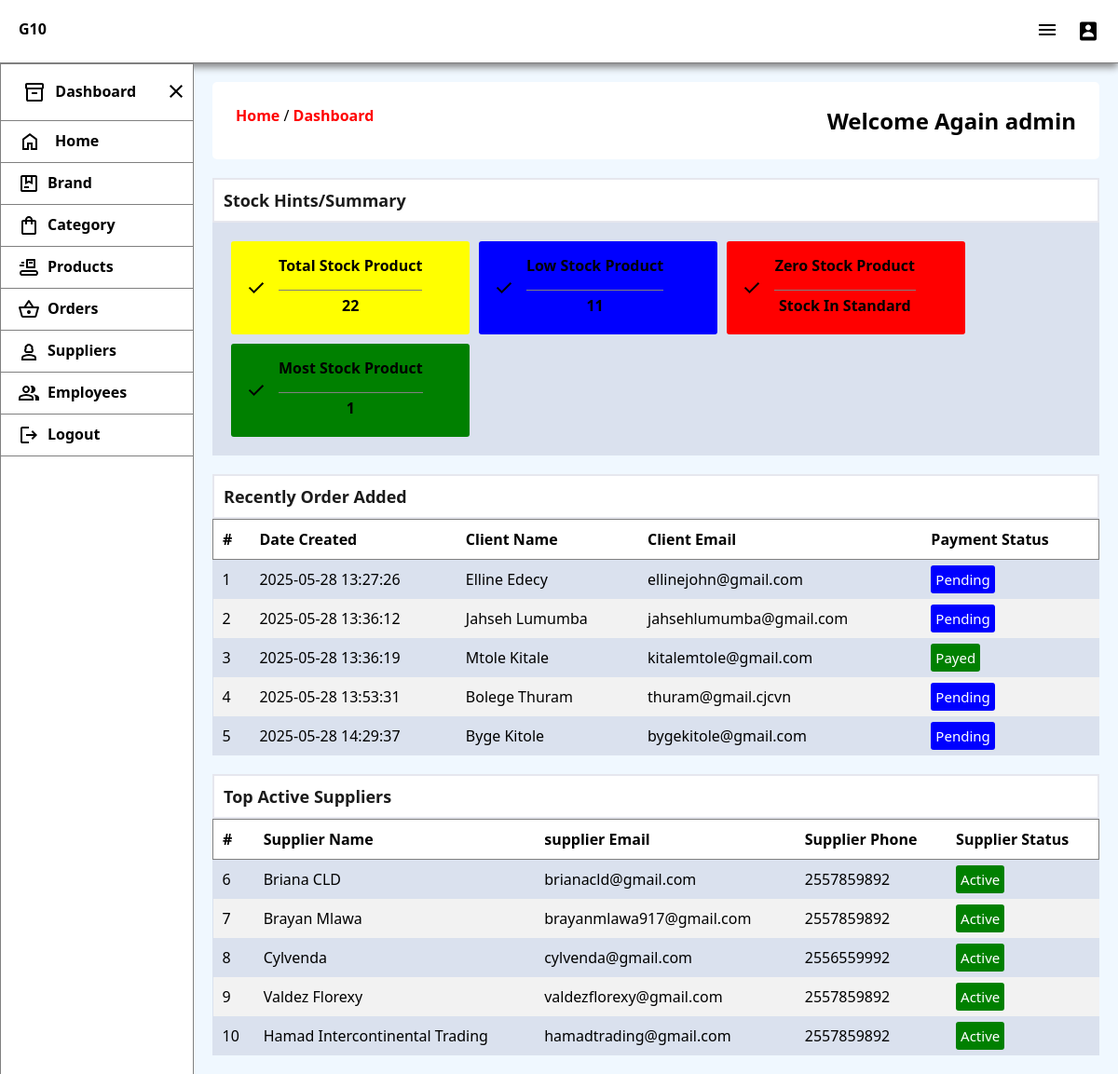
The app's page /Admin/Dashboard (signed in) with its own data.
### tables this page shows
CREATE TABLE IF NOT EXISTS `placed_orders` (
  `order_id` int(11) NOT NULL AUTO_INCREMENT,
  `employee_id` int(11) NOT NULL,
  `client_name` varchar(30) NOT NULL,
  `client_email` varchar(50) NOT NULL,
  `client_phone` varchar(30) NOT NULL,
  `subtotal` varchar(30) NOT NULL,
  `total_price` varchar(50) DEFAULT NULL,
  `total_items` int(11) NOT NULL,
  `payed_amount` varchar(30) NOT NULL,
  `discount` varchar(30) NOT NULL,
  `payment_method` varchar(30) NOT NULL DEFAULT 'cash',
  `status` int(11) NOT NULL DEFAULT 0,
  `payment_status` tinyint(1) NOT NULL DEFAULT 0,
  `date` datetime DEFAULT current_timestamp(),
  PRIMARY KEY (`order_id`),
  KEY `employee_id` (`employee_id`)
);

CREATE TABLE IF NOT EXISTS `suppliers` (
  `supplier_id` int(11) NOT NULL AUTO_INCREMENT,
  `name` varchar(30) NOT NULL,
  `email` varchar(30) NOT NULL,
  `phone` varchar(20) NOT NULL,
  `status` int(11) NOT NULL DEFAULT 1,
  `date` timestamp NOT NULL DEFAULT current_timestamp(),
  PRIMARY KEY (`supplier_id`)
);

### Admin/Dashboard.php (the view, shortened to what this page needs)
<!DOCTYPE html>
<html lang="en">
<?php require_once('../include/cssheader.php'); ?>
<body>
    <?php include '../include/header.php';
    require_once '../include/Nav.php'; ?>
    <main>
        <div class="url">
            <span>
                <a href="Dashboard">Home</a> / <a href="Dashboard">Dashboard</a>
            </span>
            <span>
                <h2>Welcome Again <?php echo $_SESSION['name'] ?></h2>
            </span>
        </div>
        <div class="main-container">
            <div class="boxes">
                <h3>Stock Hints/Summary</h3>
                <div class="boxes-box">
                    <div class="box yellow">
                        <img src="../img/icons/check.svg" alt="">
                        <div class="details">
                            <p><b>Total Stock Product</b></p>
                            <p class="count"><?php
                            $sql = mysqli_query($conn, "SELECT * FROM products");
                            $count = mysqli_num_rows($sql);
                            if ($count >= 1) {
                                echo $count;
                            } else {
                                echo 'No Product';
                            }
                                ?>
                            </p>
                        </div>
                    </div>
                    <div class="box tomato">
                        <img src="../img/icons/check.svg" alt="">
                        <div class="details">
                            <p><b>Low Stock Product</b></p>
                            <p class="count"><?php
                            $sql = mysqli_query($conn, "SELECT * FROM products WHERE quantity < 10 ");
                            $count = mysqli_num_rows($sql);
                            if ($count >= 1) {
                                echo $count;
                            } else {
                                echo 'Stock In Standard';
                            }
                            ?>
                            </p>
                        </div>
                    </div>
                    <div class="box red">
                        <img src="../img/icons/check.svg" alt="">
                        <div class="details">
                            <p><b>Zero Stock Product</b></p>
                            <p class="count"><?php
                            $sql = mysqli_query($conn, "SELECT * FROM products WHERE quantity < 0 ");
                            $count = mysqli_num_rows($sql);
                            if ($count >= 1) {
                                echo $count;
                            } else {
                                echo 'Stock In Standard';
                            }
                            ?>
                        </div>
                    </div>
                    <div class="box green">
                        <img src="../img/icons/check.svg" alt="">
                        <div class="details">
                            <p><b>Most Stock Product</b></p>
                            <p class="count"><?php
                            $sql = mysqli_query($conn, "SELECT MAX(quantity) FROM products ");
                            $count = mysqli_num_rows($sql);
                            echo $count;
                            ?>
                        </div>
                    </div>
                </div>
            </div>
            <div class="boxes">
                <h3>Recently Order Added</h3>
                <div class="table-container">
                    <table>
                        <thead>
                            <tr>
                                <th>#</th>
                                <th>Date Created</th>
                                <th>Client Name</th>
                                <th>Client Email</th>
                                <th>Payment Status</th>
                            </tr>
                        </thead>
                        <?php
                        $sql = mysqli_query($conn, "SELECT * FROM placed_orders ORDER BY order_id LIMIT 5 ");
                        while ($row = mysqli_fetch_assoc($sql)) {
                            if ($row['status'] == 1) {
                                $payment = '<span class="active">Payed</span>';
                            } else {
                                $payment = '<span class="pending">Pending</span>';
                            }
                            echo '
                            <tr>
                                <td>' . $count++ . '</td>
                                <td>' . $row['date'] . '</td>
                                <td>' . $row['client_name'] . '</td>
                                <td>' . $row['client_email'] . '</td>
                                <td>' . $payment . '</td>
                            </tr>';
                        }
                        ?>
                    </table>
                </div>
            </div>
            <div class="boxes">
                <h3> Top Active Suppliers </h3>
                <div class="table-container">
                    <table>
                        <thead>
                            <tr>
                                <th>#</th>
                                <th>Supplier Name</th>
                                <th>supplier Email</th>
                                <th>Supplier Phone</th>
                                <th>Supplier Status</th>
                            </tr>
                        </thead>
                        <?php
                        $sql = mysqli_query($conn, "SELECT * FROM suppliers ORDER BY RAND() LIMIT 5 ");
                        while ($row = mysqli_fetch_assoc($sql)) {
                            if ($row['status'] == 1) {
                                $status = '<span class="active">Active</span>';
                            } else {
                                $status = '<span class="inactive">Not Active</span>';
                            }
                            echo '
                            <tr>
                                <td>' . $count++ . '</td>
                                <td>' . $row['name'] . '</td>
                                <td>' . $row['email'] . '</td>
                                <td>' . $row['phone'] . '</td>
                                <td>' . $status . '</td>
                            </tr>';
                        }
                        ?>
                    </table>
                </div>
            </div>
        </div>
    </main>
    <?php include '../include/Footer.php'; ?>

### include/cssheader.php (shortened to what this page needs)
<head>
    <link rel="stylesheet" href="../style/style.css">
    <link rel="stylesheet" href="../style/media.css">
</head>

### include/header.php (shortened to what this page needs)
<header>
    <div class="brand">
        G10
    </div>
    <div class="menu">
        <button class="large-media-width" onclick="menuShow()"><img src="../img/icons/menu_b.svg" alt="Menu"></button>
        <img onclick="MenuAddShow()" id="menu-btn" src="../img/icons/user.svg" alt="Menu">
    </div>
</header>

### include/Nav.php (shortened to what this page needs)
<nav id="nav-bar">
    <div class="dash">
        <div class="a">
            <img src="../img/icons/inventory.svg" alt=""> <span>Dashboard</span>
        </div>
        <button class="large-media-width" onclick="menuClose()"><img src="../img/icons/close.svg" alt="Menu"></button>
    </div>
    <div class="nav-links">
        <ul>
            <li>
                <a href="Dashboard">
                    <div class="link-container">
                        <img src="../img/icons/home..svg" alt=""><span>Home</span>
                    </div>
                </a>
            </li>
            <li>
                <a href="Brand"> <img src="../img/icons/package.svg" alt=""><span>Brand</span></a>
            </li>
            <li>
                <a href="Category"> <img src="../img/icons/shopping_bag.svg" alt=""><span>Category</span> </a>
            </li>
            <li>
                <a href="Products"> <img src="../img/icons/product.svg" alt=""><span>Products</span></a>
            </li>
            <li>
                <a href="Orders"> <img img src="../img/icons/orders_b.svg" alt=""><span>Orders</span> </a>
            </li>
            <li>
                <a href="Suppliers"> <img img src="../img/icons/person_bl.svg" alt=""><span>Suppliers</span> </a>
            </li>
            <li>
                <a href="Employees"> <img img src="../img/icons/group_manage.svg" alt=""><span>Employees</span> </a>
            </li>
            <li>
                <a href="../Config/logout?auth=<?php echo $_SESSION['user_id']; ?>">
                    <img src="../img/icons/logout_b.svg"> <span>Logout</span>
                </a>
            </li>
        </ul>
    </div>
</nav>

### include/Footer.php (shortened to what this page needs)
</body>
</html>

### style/style.css (style rules this page uses)
* { padding: 0; margin: 0; box-sizing: border-box; }
body { font-family: 'Segoe UI', Tahoma, Geneva, Verdana, sans-serif; background-color: aqua; }
header { background-color: white; padding: 20px; display: flex; flex-direction: row; justify-content: space-between; box-shadow: 0 4px 8px 0 grey; border-bottom: 1px solid grey; position: sticky; top: 0; }
header .brand { font-weight: 700; cursor: pointer; }
header .menu img { cursor: pointer; }
nav { width: 13rem; height: 100%; background-color: white; position: fixed; border: 1px solid grey; display: flex; flex-direction: column; transition: 1s; user-select: none; }
nav .nav-links ul li button, nav .dash button { border: none; outline: none; color: black; background-color: inherit; cursor: pointer; font-weight: 600; transition: 1.5s; }
nav .nav-links ul li a, nav .nav-links ul li .link-container, nav .nav-links ul li a span { text-decoration: none; color: black; font-weight: 600; margin-left: 8px; transition: 1s; display: flex; flex-direction: row; flex-wrap: nowrap; justify-content: start; cursor: pointer; transition: 1.5s; }
nav .nav-links ul li a .link-container { margin-left: 1px; }
nav .nav-links ul li .link-container, nav .dash a { display: flex; flex-wrap: nowrap; gap: 7px; transition: 1.5s; }
main { padding: 20px; margin-left: 13rem; background-color: aliceblue; transition: 1.5s; display: flex; flex-direction: column; gap: 20px; }
.main-container { display: flex; flex-direction: column; flex-wrap: wrap; row-gap: 20px; border-radius: 10px; }
.main-container .boxes { display: flex; flex-direction: column; background-color: #6e749b2b; }
.main-container .boxes h3 { background-color: white; padding: 10px; color: rgb(27, 27, 27); font-weight: 600; border: 2px solid #6e749b2b; font-size: 18px; }
.main-container .boxes .box { background-color: whitesmoke; padding: 15px; border-radius: 3px; display: flex; flex-direction: row; height: 100%; gap: 12px; font-weight: 500; width: 16rem; cursor: pointer; }
table { border-collapse: collapse; width: 100%; }
thead { background-color: white; padding: 10px; border: 1px solid grey; }
thead th { padding: 10px; color: black; }
td { text-align: left; padding: 10px; cursor: pointer; }
table th, td { text-align: left; }
tr:nth-child(even) { background-color: #f2f2f2; }
table td span { cursor: pointer; }
table td .pending { background-color: blue; color: white; padding: 5px; border-radius: 3px; font-size: 15px; }
table td .active { background-color: green; color: white; padding: 5px; border-radius: 3px; font-size: 15px; }

### records on screen
placed_orders: date "2025-05-28 13:27:26", client_name "Elline Edecy", client_email "ellinejohn@gmail.com", status "Pending"
placed_orders: date "2025-05-28 13:36:12", client_name "Jahseh Lumumba", client_email "jahsehlumumba@gmail.com", status "Pending"
placed_orders: date "2025-05-28 13:36:19", client_name "Mtole Kitale", client_email "kitalemtole@gmail.com", status "Payed"
placed_orders: date "2025-05-28 13:53:31", client_name "Bolege Thuram", client_email "thuram@gmail.cjcvn", status "Pending"
placed_orders: date "2025-05-28 14:29:37", client_name "Byge Kitole", client_email "bygekitole@gmail.com", status "Pending"
suppliers: name "Briana CLD", email "brianacld@gmail.com", phone "2557859892", status "Active"
suppliers: name "Brayan Mlawa", email "brayanmlawa917@gmail.com", phone "2557859892", status "Active"
suppliers: name "Cylvenda", email "cylvenda@gmail.com", phone "2556559992", status "Active"
suppliers: name "Valdez Florexy", email "valdezflorexy@gmail.com", phone "2557859892", status "Active"
suppliers: name "Hamad Intercontinental Trading", email "hamadtrading@gmail.com", phone "2557859892", status "Active"

### other values on screen
$_SESSION['name'] "admin"
$count "22"
$count "11"
$count "1"
